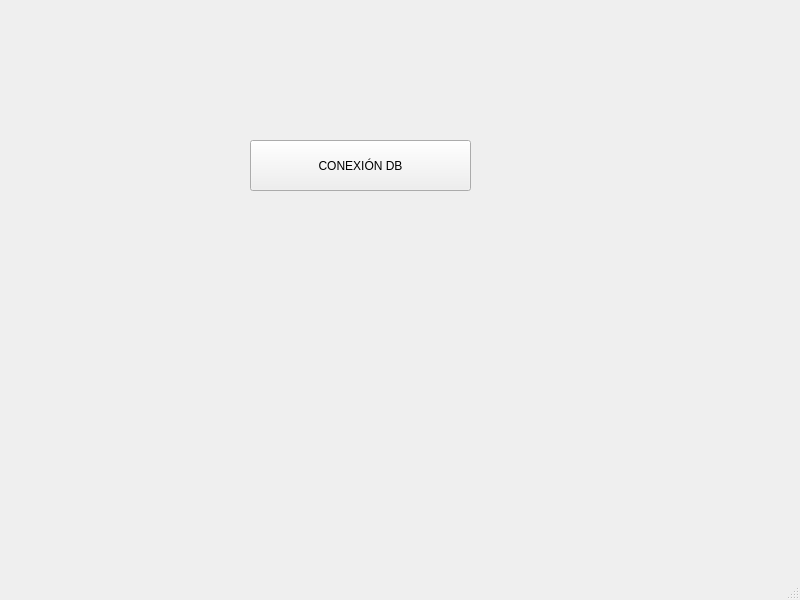
<?xml version="1.0" encoding="UTF-8"?>
<ui version="4.0">
 <class>MainWindow</class>
 <widget class="QMainWindow" name="MainWindow">
  <property name="geometry">
   <rect>
    <x>0</x>
    <y>0</y>
    <width>800</width>
    <height>600</height>
   </rect>
  </property>
  <property name="windowTitle">
   <string>MainWindow</string>
  </property>
  <widget class="QWidget" name="centralwidget">
   <widget class="QPushButton" name="pushButton">
    <property name="geometry">
     <rect>
      <x>250</x>
      <y>140</y>
      <width>221</width>
      <height>51</height>
     </rect>
    </property>
    <property name="text">
     <string>CONEXIÓN DB</string>
    </property>
   </widget>
  </widget>
  <widget class="QMenuBar" name="menubar">
   <property name="geometry">
    <rect>
     <x>0</x>
     <y>0</y>
     <width>800</width>
     <height>21</height>
    </rect>
   </property>
  </widget>
  <widget class="QStatusBar" name="statusbar"/>
 </widget>
 <resources/>
 <connections/>
</ui>
